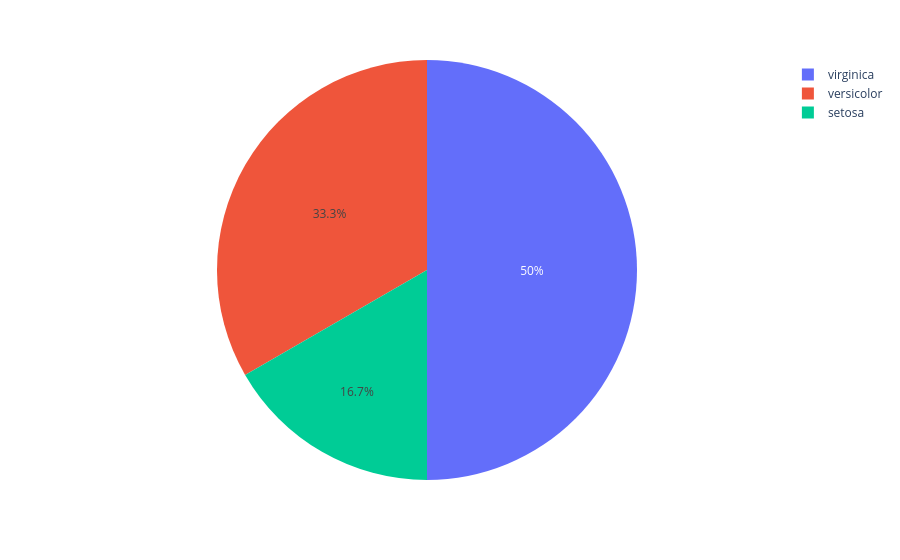

The notebook cell saved with this chart:
### Code cell
import pandas as pd
from sklearn.datasets import load_iris
import plotly.express as px

#data = load_iris()
#iris_df = pd.DataFrame(data.data, columns = data.feature_names)
#iris_df.columns =  [c.replace("(cm)","").rstrip().replace(" ","_") for c in iris_df.columns]
#display(iris_df)
iris_df = px.data.iris()
iris_df.columns =  [c.replace("(cm)","").rstrip().replace(" ","_") for c in iris_df.columns]
display(iris_df.columns)   # shows all column names
display(iris_df.head())    # shows the first 5 rows

fig = px.pie(iris_df, values='species_id', names='species')
fig.show()

### Figure 1 — Plotly figure (JSON) as saved in the notebook; plotly's stock layout.template omitted (floating-point values rounded to 4 significant figures; data arrays with more than 128 entries replaced by an {"elided": "..."} marker saying what was removed)
{"data": [{"domain": {"x": [0, 1], "y": [0, 1]}, "hovertemplate": "species=%{label}<br>species_id=%{value}<extra></extra>", "labels": {"elided": "150 str values"}, "legendgroup": "", "name": "", "showlegend": true, "type": "pie", "values": {"elided": "150 int values"}}], "layout": {"legend": {"tracegroupgap": 0}, "margin": {"t": 60}}}
